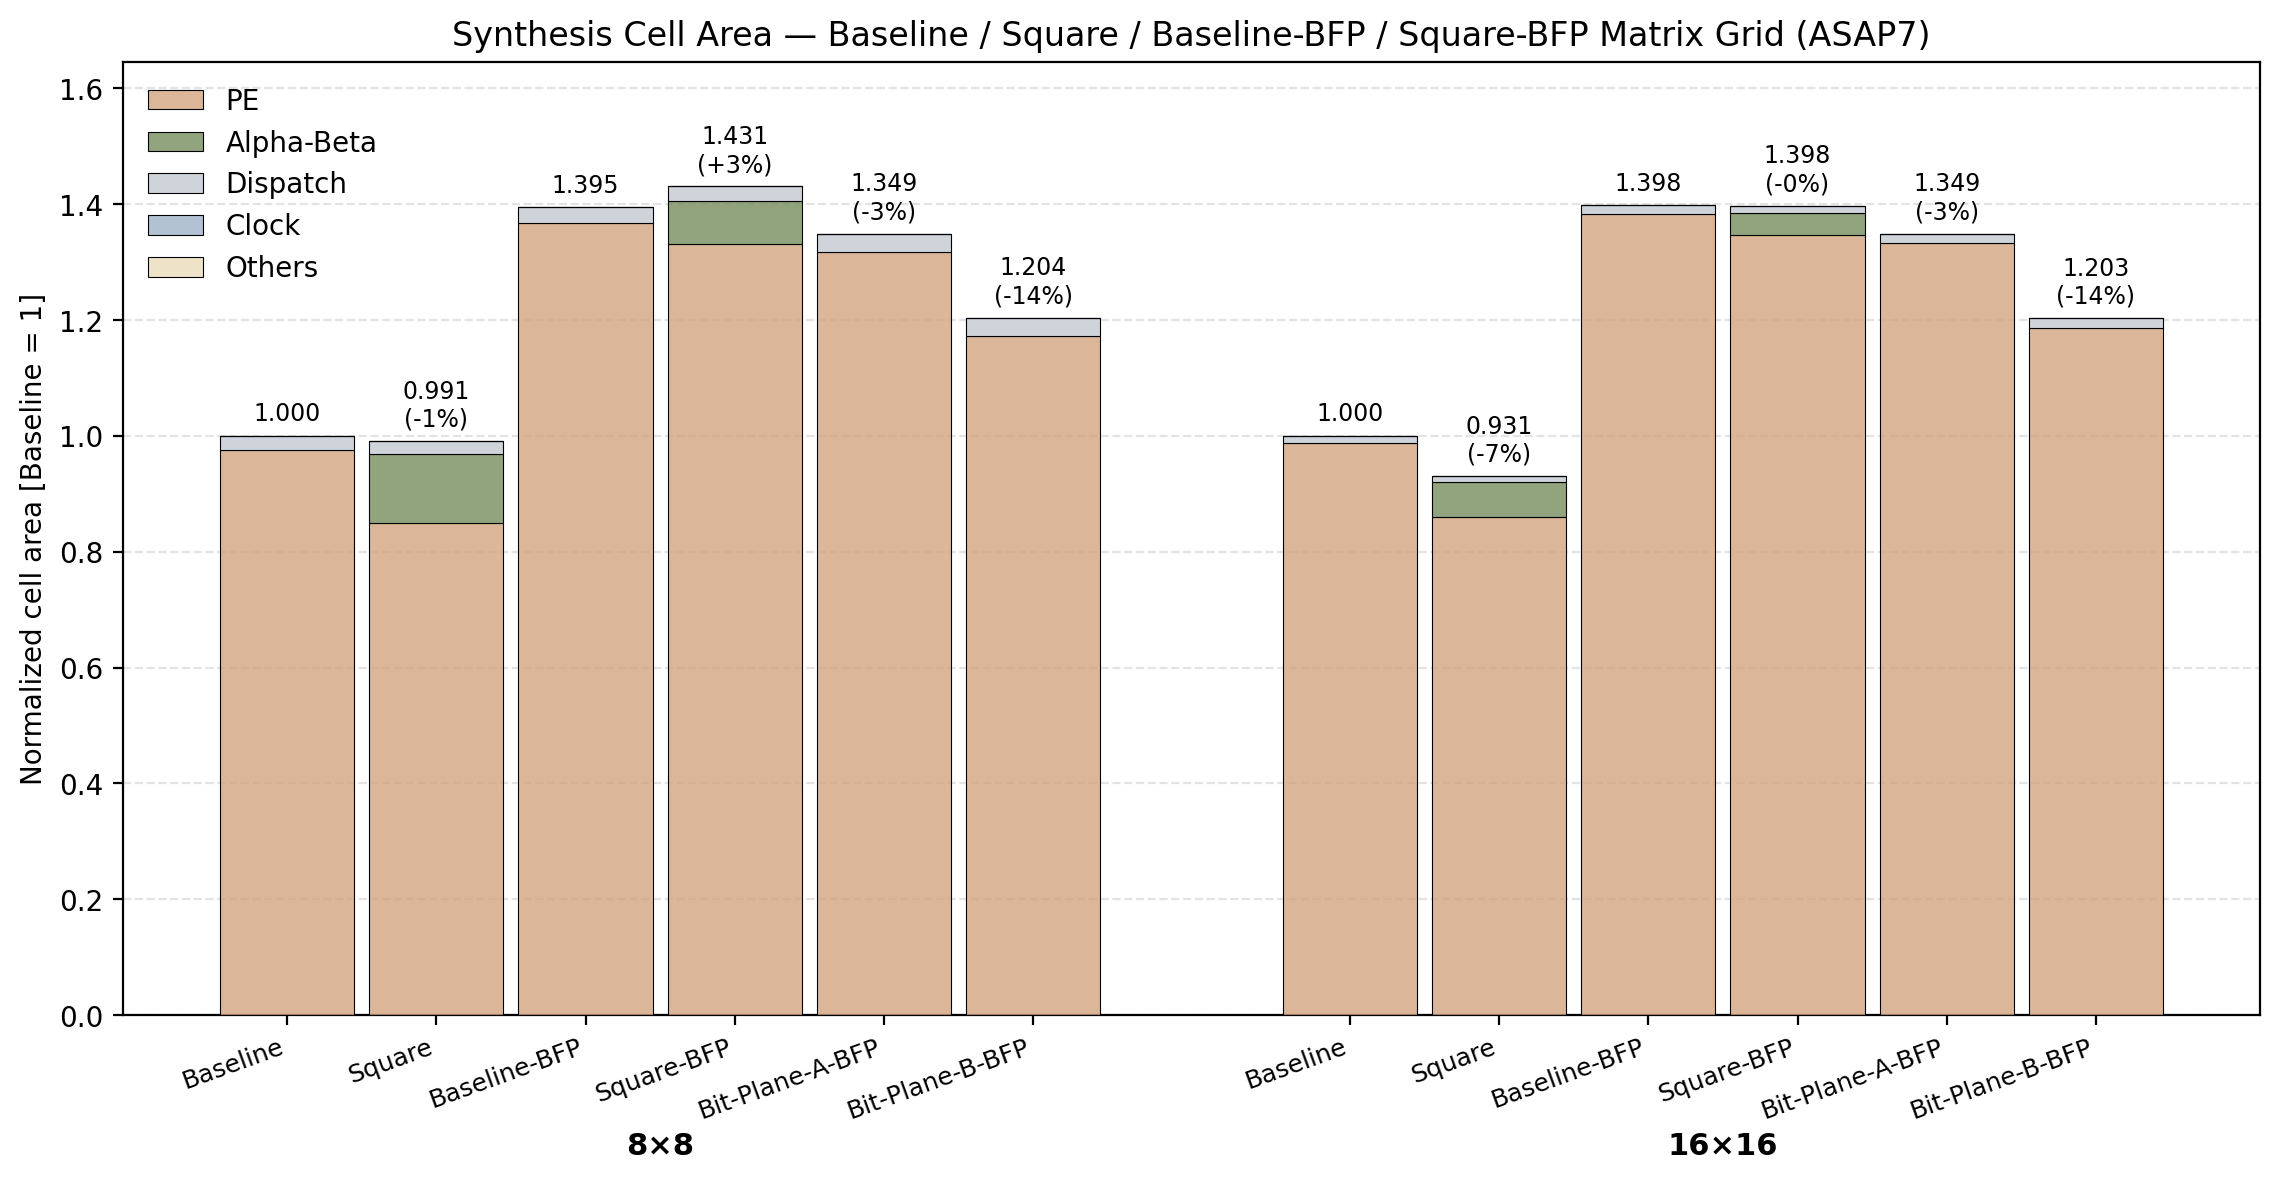

Write the Python code that produced this figure.
# -----------------------------------------------------------------------------
# Author: Simone Machetti
#
# Description:
#   Stacked-bar chart of synthesized cell area for the five PE-grid variants -
#   baseline (top_NxN), square (top_NxN_sqr), BFP (top_NxN_bfp), square-BFP
#   (top_NxN_sqr_bfp) and bit-plane-A BFP (top_NxN_bpl_a_bfp) - at 8x8 and 16x16,
#   split into PE / Alpha-Beta / Dispatch / Clock (ICG) / Others (matching
#   hist_syn_pwr.py). Every bar is assembled analytically from the per-component
#   standalone cell areas and a per-N count model; the fixed top-level glue is
#   the 2x2 grid area minus the assembled components at N=2. Bars are NORMALIZED
#   to the baseline grid of the same size, so the y axis is a ratio. The unit
#   areas (um^2) and glue are inlined below - only the components and the 2x2
#   grids are ever synthesized, the 8x8 and 16x16 grids are never built. Values
#   are collected in doc/data/res_syn_area.xlsx. Writes hist_syn_area.png next
#   to this.
# -----------------------------------------------------------------------------

from pathlib import Path
import matplotlib
matplotlib.use("Agg")
import matplotlib.pyplot as plt
from matplotlib.patches import Patch

AREA = {
    "pe":                      3816.519,
    "pe_sqr":                  3320.303,
    "pe_bfp":                  5345.990,
    "pe_sqr_bfp":              5204.929,
    "pe_bpl_a_bfp":            5148.898,
    "pe_bpl_b_bfp":            4585.206,
    "icg":                        0.262,
    "ctrl":                       8.879,
    "ctrl_sqr":                   9.769,
    "const_sqr":                  3.747,
    "const_sqr_bfp":              4.184,
    "disp_array_a":             277.734,
    "disp_array_b":             466.327,
    "disp_array_b_bpl_a_bfp":   616.224,
    "disp_array_a_bpl_b_bfp":   397.495,
    "disp_array_a_sqr":         366.118,
    "disp_array_b_sqr":         332.686,
    "disp_array_exp_a_bfp":      42.924,
    "disp_array_exp_b_bfp":      75.174,
    "disp_array_exp_a_sqr_bfp":  41.990,
    "disp_array_exp_b_sqr_bfp":  68.584,
    "pe_array_alpha_sqr":      1962.235,
    "pe_array_beta_sqr":       1753.682,
    "pe_array_alpha_sqr_bfp":  1226.688,
    "pe_array_beta_sqr_bfp":   1070.755,
}

GLUE = {"Baseline": 1.779, "Square": 20.383, "Baseline-BFP": 1.779, "Square-BFP": 3.470,
        "Bit-Plane-B-BFP": 4.755,
        "Bit-Plane-A-BFP": 4.753}

VAR = {
    "Baseline": {
        "PE":         [("pe", "N2"), ("icg", "N2")],
        "Alpha-Beta": [],
        "Dispatch":   [("disp_array_a", "N"), ("disp_array_b", "N")],
        "Clock":      [("icg", "2N")],
        "Others":     [("ctrl", "1")]},
    "Square": {
        "PE":         [("pe_sqr", "N2"), ("icg", "N2")],
        "Alpha-Beta": [("pe_array_alpha_sqr", "N"), ("pe_array_beta_sqr", "N")],
        "Dispatch":   [("disp_array_a_sqr", "N"), ("disp_array_b_sqr", "N")],
        "Clock":      [("icg", "2N")],
        "Others":     [("ctrl_sqr", "1"), ("const_sqr", "1")]},
    "Baseline-BFP": {
        "PE":         [("pe_bfp", "N2"), ("icg", "N2")],
        "Alpha-Beta": [],
        "Dispatch":   [("disp_array_a", "N"), ("disp_array_b", "N"),
                       ("disp_array_exp_a_bfp", "N"), ("disp_array_exp_b_bfp", "N")],
        "Clock":      [("icg", "2N")],
        "Others":     [("ctrl", "1")]},
    "Square-BFP": {
        "PE":         [("pe_sqr_bfp", "N2"), ("icg", "N2")],
        "Alpha-Beta": [("pe_array_alpha_sqr_bfp", "N"), ("pe_array_beta_sqr_bfp", "N")],
        "Dispatch":   [("disp_array_a_sqr", "N"), ("disp_array_b_sqr", "N"),
                       ("disp_array_exp_a_sqr_bfp", "N"), ("disp_array_exp_b_sqr_bfp", "N")],
        "Clock":      [("icg", "2N")],
        "Others":     [("ctrl_sqr", "1"), ("const_sqr_bfp", "1")]},
    "Bit-Plane-A-BFP": {
        "PE":         [("pe_bpl_a_bfp", "N2"), ("icg", "N2")],
        "Alpha-Beta": [],
        "Dispatch":   [("disp_array_a", "N"), ("disp_array_b_bpl_a_bfp", "N"),
                       ("disp_array_exp_a_bfp", "N"), ("disp_array_exp_b_bfp", "N")],
        "Clock":      [("icg", "2N")],
        "Others":     [("ctrl", "1")]},
    "Bit-Plane-B-BFP": {
        "PE":         [("pe_bpl_b_bfp", "N2"), ("icg", "N2")],
        "Alpha-Beta": [],
        "Dispatch":   [("disp_array_a_bpl_b_bfp", "N"), ("disp_array_b", "N"),
                       ("disp_array_exp_a_bfp", "N"), ("disp_array_exp_b_bfp", "N")],
        "Clock":      [("icg", "2N")],
        "Others":     [("ctrl", "1")]},
    }

VARIANTS = ["Baseline", "Square", "Baseline-BFP", "Square-BFP", "Bit-Plane-A-BFP",
            "Bit-Plane-B-BFP"]
SECTIONS = ["PE", "Alpha-Beta", "Dispatch", "Clock", "Others"]

def mult(k, n):
    return {"1": 1, "N": n, "2N": 2 * n, "N2": n * n}[k]

def assemble(variant, n):
    out = {}
    for s in SECTIONS:
        tot = sum(AREA[m] * mult(k, n) for m, k in VAR[variant][s])
        if s == "Others":
            tot += GLUE[variant] * mult("1", n)
        out[s] = tot
    return out

COLORS = {
    "PE":         "#d4a480cc",
    "Dispatch":   "#ced4da",
    "Alpha-Beta": "#778d5ecc",
    "Clock":      "#9fb3c8cc",
    "Others":     "#eadbbccc",
}

SIZES = [8, 16]

base_tot = {sz: sum(assemble("Baseline", sz).values()) for sz in SIZES}
bars = [(v, sz, {s: a / base_tot[sz] for s, a in assemble(v, sz).items()})
        for sz in SIZES for v in VARIANTS]
tot = [sum(cat.values()) for _, _, cat in bars]

x = []
x0 = 0.0
for _ in SIZES:
    for bi in range(len(VARIANTS)):
        x.append(x0 + bi * 0.80)
    x0 += len(VARIANTS) * 0.80 + 0.90

fig, ax = plt.subplots(figsize=(11.5, 6.0))
width = 0.72

for xi, (_, _, cat) in zip(x, bars):
    bottom = 0.0
    for sec in SECTIONS:
        val = cat[sec]
        if val > 0:
            ax.bar(xi, val, width, bottom=bottom, color=COLORS[sec],
                   edgecolor="black", linewidth=0.4, zorder=3)
        bottom += val

pad = 0.012 * max(tot)
CORRESP = {"Square": "Baseline", "Square-BFP": "Baseline-BFP",
           "Bit-Plane-A-BFP": "Baseline-BFP", "Bit-Plane-B-BFP": "Baseline-BFP"}
total_of = {(v, sz): sum(cat.values()) for v, sz, cat in bars}
for (v, sz, _), xi, t_ in zip(bars, x, tot):
    label = f"{t_:.3f}"
    if v in CORRESP:
        label += f"\n({t_ / total_of[(CORRESP[v], sz)] - 1.0:+.0%})"
    ax.text(xi, t_ + pad, label, ha="center", va="bottom", fontsize=8.5)

ax.set_xticks(x)
ax.set_xticklabels([b[0] for b in bars], rotation=20, ha="right", fontsize=9)

for gi, sz in enumerate(SIZES):
    xs = x[gi * len(VARIANTS):(gi + 1) * len(VARIANTS)]
    ax.text(sum(xs) / len(xs), -0.14 * max(tot), f"{sz}×{sz}",
            ha="center", va="top", fontsize=11, fontweight="bold")

ax.set_ylabel("Normalized cell area [Baseline = 1]")
ax.set_title("Synthesis Cell Area — Baseline / Square / Baseline-BFP / Square-BFP Matrix Grid (ASAP7)")
ax.set_ylim(0, max(tot) * 1.15)
ax.grid(axis="y", linestyle="--", alpha=0.35, zorder=0)

legend = [Patch(facecolor=COLORS[s], edgecolor="black", linewidth=0.4, label=s) for s in SECTIONS]
ax.legend(handles=legend, loc="upper left", frameon=False)

fig.tight_layout()
out = Path(__file__).with_name("hist_syn_area.png")
fig.savefig(out, dpi=200, bbox_inches="tight")
print(f"saved {out}")
for (v, sz, cat), t_ in zip(bars, tot):
    rel = f"  ({t_ / total_of[(CORRESP[v], sz)] - 1:+.1%})" if v in CORRESP else ""
    print(f"{v:11s} {sz:2d}x{sz:<2d} total={t_:6.3f}{rel:>10}  " +
          "  ".join(f"{s}={cat[s]:.3f}" for s in SECTIONS))
